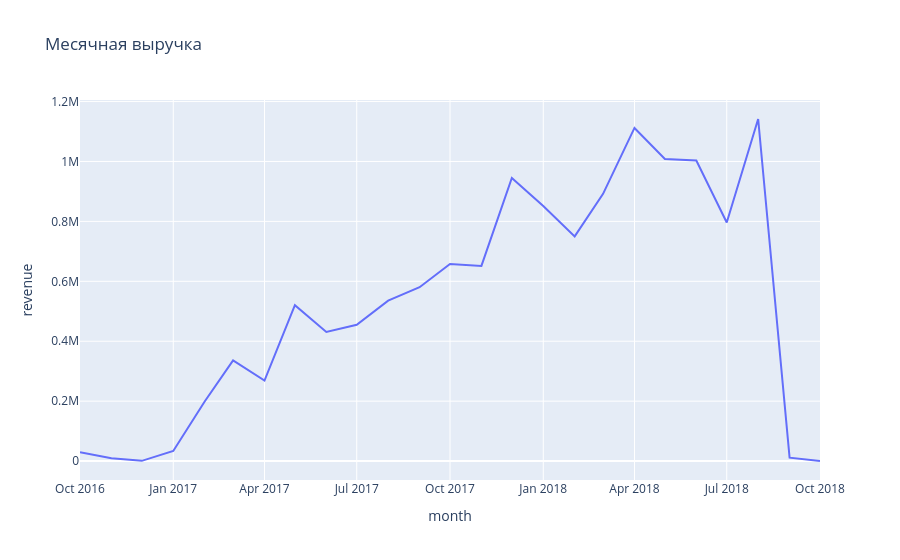

Write notebook code for a chart like this one.
### Code cell
px.line(data_frame=monthly_revenue,x='month',y='revenue',title = 'Месячная выручка')

### Figure 1 — Plotly figure (JSON) as saved in the notebook; plotly's stock layout.template omitted (floating-point values rounded to 4 significant figures)
{"data": [{"hovertemplate": "month=%{x}<br>revenue=%{y}<extra></extra>", "legendgroup": "", "line": {"color": "#636efa", "dash": "solid"}, "marker": {"symbol": "circle"}, "mode": "lines", "name": "", "orientation": "v", "showlegend": false, "type": "scatter", "x": ["2016-10", "2016-11", "2016-12", "2017-01", "2017-02", "2017-03", "2017-04", "2017-05", "2017-06", "2017-07", "2017-08", "2017-09", "2017-10", "2017-11", "2017-12", "2018-01", "2018-02", "2018-03", "2018-04", "2018-05", "2018-06", "2018-07", "2018-08", "2018-09", "2018-10"], "xaxis": "x", "y": [29870.0, 9838.0, 758.9, 33600.0, 198900.0, 335900.0, 268700.0, 520100.0, 430800.0, 455000.0, 535500.0, 580300.0, 657600.0, 651500.0, 945000.0, 851100.0, 750000.0, 892100.0, 1112000.0, 1009000.0, 1003000.0, 796400.0, 1142000.0, 11470.0, 275.4], "yaxis": "y"}], "layout": {"legend": {"tracegroupgap": 0}, "title": {"text": "Месячная выручка"}, "xaxis": {"anchor": "y", "domain": [0, 1], "title": {"text": "month"}}, "yaxis": {"anchor": "x", "domain": [0, 1], "title": {"text": "revenue"}}}}
